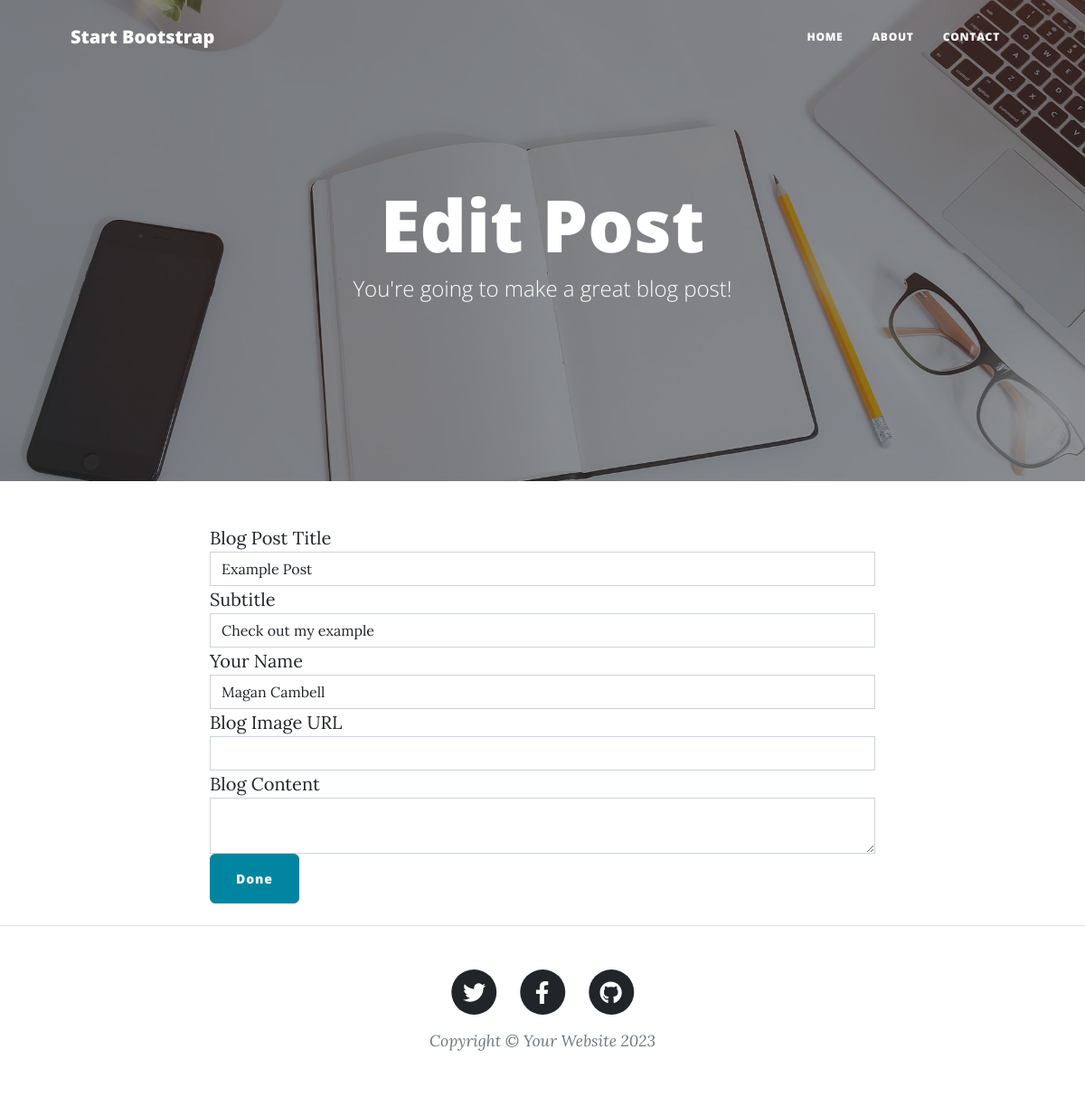
The page /edit-post/1 on the database its author committed.
### main.py (models this page shows)
class BlogPost(db.Model):
    id = db.Column(db.Integer, primary_key=True)
    title = db.Column(db.String(250), unique=True, nullable=False)
    subtitle = db.Column(db.String(250), nullable=False)
    date = db.Column(db.String(250), nullable=False)
    body = db.Column(db.Text, nullable=False)
    author = db.Column(db.String(250), nullable=False)
    img_url = db.Column(db.String(250), nullable=False)

### main.py (the view, shortened to what this page needs)
@app.route("/edit-post/<int:post_id>")
def edit_post(post_id):
    post = db.get_or_404(BlogPost, post_id)
    edit_form = NewPost(
        title=post.title,
        subtitle=post.subtitle,
        img_url=post.img_url,
        author=post.author,
        body=post.body
    )
    return render_template("make-post.html", form=edit_form, is_edit=True)

### main.py
class NewPost(FlaskForm):
    title = StringField('Blog Post Title', validators=[DataRequired()])
    subtitle = StringField('Subtitle', validators=[DataRequired()])
    author = StringField('Your Name', validators=[DataRequired()])
    image_url = StringField('Blog Image URL', validators=[DataRequired(), URL()])
    content = CKEditorField('Blog Content')
    submit = SubmitField('Done')

### templates/make-post.html (shortened to what this page needs)
{% block content %} {% include "header.html" %}
{% from 'bootstrap4/form.html' import render_form %}
<header
  class="masthead"
  style="background-image: url('../static/assets/img/edit-bg.jpg'"
>
  <div class="container position-relative px-4 px-lg-5">
    <div class="row gx-4 gx-lg-5 justify-content-center">
      <div class="col-md-10 col-lg-8 col-xl-7">
        <div class="page-heading">
          {% if is_edit %}
          <h1>Edit Post</h1>
          {% else: %}
          <h1>New Post</h1>
          {% endif %}
          <span class="subheading"
            >You're going to make a great blog post!</span
          >
        </div>
      </div>
    </div>
  </div>
</header>
<main class="mb-4">
  <div class="container">
    <div class="row">
      <div class="col-lg-8 col-md-10 mx-auto">
            {{ render_form(form) }}
      </div>
    </div>
  </div>
</main>
{% include "footer.html" %} {% endblock %}

### rows shown on the page
BlogPost: title "Example Post", subtitle "Check out my example", author "Magan Cambell"
